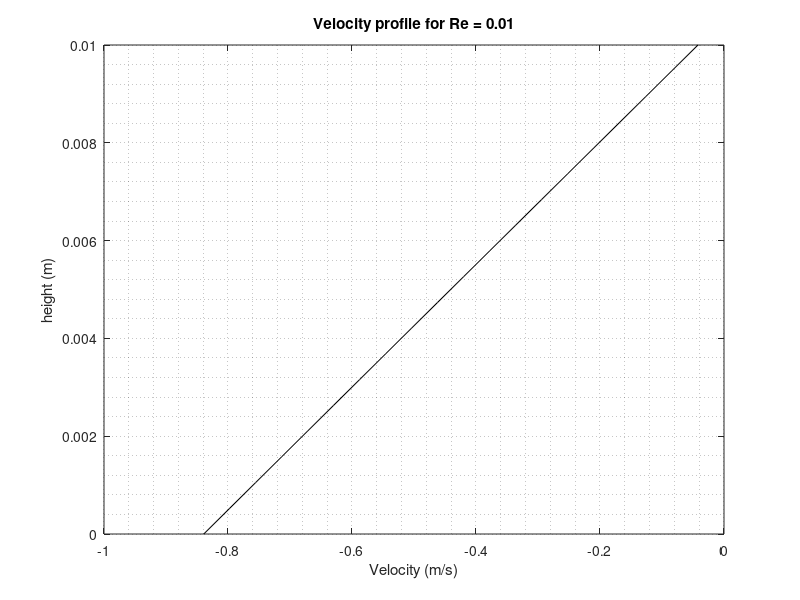

Write MATLAB code to recreate this figure.
clc; clear all; close all

% Setup

U0 = 0;     % Initial speed
nu = 10^(-6);           % Kinematic viscocity nu = mu/rho
h = 0.01;               % Height
nmbrPts = 20;           % Number of vertical divides
% Reynolds Number?
Re = 0.01;
omega   = Re*nu/(h^2);      % Omega

% Discretization
dy = h/(nmbrPts - 1);      % height step --- MINUS ONE FOR SOME REASON
dt = 0.5 * (dy^2) / nu; % time step
C = (nu*dt)/(dy^2);     % Stability parameter

elapsedTime = int32(10/omega);        % Measure profile at this time
tsteps = idivide(elapsedTime, dt, 'ceil');  % Find number of steps, round up

t = 0;
Uo = 1;     % Speed constant
U = zeros(tsteps, nmbrPts);     % Velocities
% Rows are the speeds for different times, columns are at different heights
%Unew = zeros(nmbrPts + 2);  % Updating velocity values or something...
y = linspace(0,h,nmbrPts);

% FIRST ITERATION
Uplate = cos(omega*t);
Uup = [U(1,2:end) 0];
Udown = [Uplate U(1,1:end-1)];
U(1, :) = U(1, :) + (C .* (Udown + Uup - 2.*U(1, :)));


for i = 2:tsteps
  %Uplate = Uo*sin(omega(1)*t);   % Velocity of bottom plate
  Uplate = cos(omega*t);
  % [1 2 3 4] becomes [2 3 4 0]
  Uup = [U((i-1),2:end) 0];
  % [1 2 3 4] becomes [Uplate 1 2 3]
  Udown = [Uplate U(i-1,1:end-1)];
  t = t+dt;
  U(i, :) = U(i-1, :) + (C .* (Udown + Uup - 2.*U(i-1, :)));  % Update speeds for current time
  U(i, 1) = Uplate;   % Set plate speed
end

plot(U(end,:), y, 'k');
title(['Velocity profile for Re = ',num2str(Re)]);
xlabel('Velocity (m/s)');
ylabel('height (m)')
grid minor
